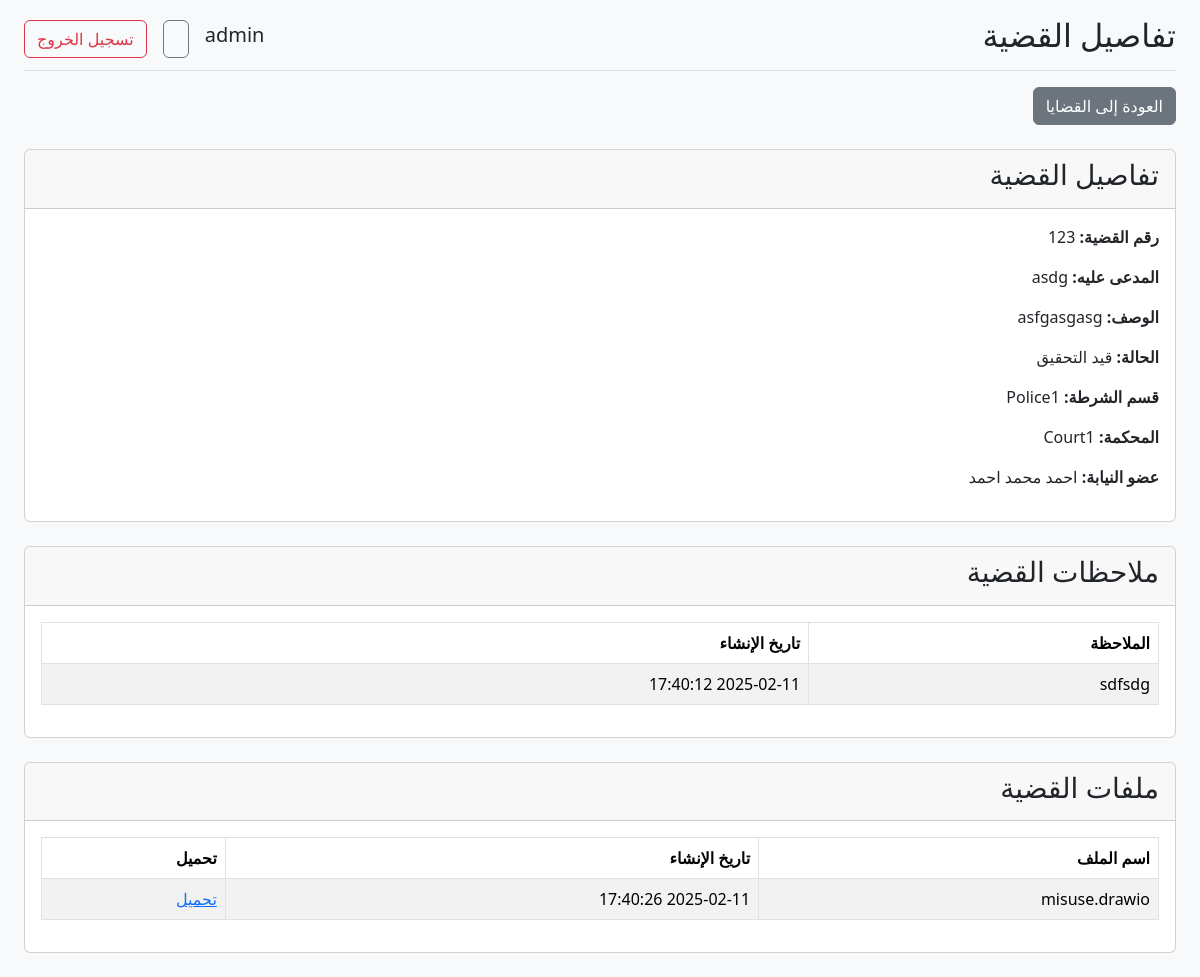
Page /admin/case_details.php?id=4 (signed in) on the committed database.
### tables this page shows
CREATE TABLE `cases` (
  `id` int(11) NOT NULL,
  `case_number` varchar(255) NOT NULL,
  `defendant` varchar(255) NOT NULL,
  `description` text NOT NULL,
  `status` varchar(50) NOT NULL,
  `verdict` text NOT NULL,
  `prosecutor_id` int(11) DEFAULT NULL
);

CREATE TABLE `police_departments` (
  `id` int(11) NOT NULL,
  `name` varchar(255) NOT NULL,
  `location` varchar(255) NOT NULL
);

CREATE TABLE `courts` (
  `id` int(11) NOT NULL,
  `name` varchar(255) NOT NULL,
  `location` varchar(255) NOT NULL
);

CREATE TABLE `notes` (
  `id` int(11) NOT NULL,
  `text` text NOT NULL,
  `case_id` int(11) NOT NULL,
  `prosecutor_id` int(11) NOT NULL,
  `created_at` timestamp NOT NULL DEFAULT current_timestamp()
);

CREATE TABLE `files` (
  `id` int(11) NOT NULL,
  `file_name` text NOT NULL,
  `file_path` text NOT NULL,
  `case_id` int(11) NOT NULL,
  `prosecutor_id` int(11) NOT NULL,
  `created_at` timestamp NOT NULL DEFAULT current_timestamp()
);

### admin/case_details.php (the view, shortened to what this page needs)
<?php
require_once('../logger.php');
$case_id = isset($_GET['id']) ? intval($_GET['id']) : 0;
$case = $conn->query("SELECT cases.case_number, cases.defendant, cases.description, cases.status,
                             police_departments.name AS police_department, courts.name AS court,
                             CONCAT(prosecutor.first_name, ' ', prosecutor.second_name, ' ', prosecutor.last_name) AS prosecutor
                      FROM cases
                      JOIN case_assignments ON cases.id = case_assignments.case_id
                      JOIN police_departments ON case_assignments.police_department_id = police_departments.id
                      JOIN courts ON case_assignments.court_id = courts.id
                      JOIN prosecutor ON cases.prosecutor_id = prosecutor.id
                      WHERE cases.id = $case_id");
$case_details = $case->fetch_assoc();
$notes_query = $conn->query("SELECT * FROM notes WHERE case_id = $case_id ORDER BY created_at DESC");
$notes = [];
if ($notes_query) {
  while ($row = $notes_query->fetch_assoc()) {
    $notes[] = $row;
  }
}
$files_query = $conn->query("SELECT * FROM files WHERE case_id = $case_id ORDER BY created_at DESC");
$files = [];
if ($files_query) {
  while ($row = $files_query->fetch_assoc()) {
    $files[] = $row;
  }
}
?>
<!DOCTYPE html>
<html lang="ar" dir="rtl">
<head>
  <link rel="stylesheet" href="https://cdn.jsdelivr.net/npm/bootstrap@5.3.3/dist/css/bootstrap.rtl.min.css">
</head>
<body class="bg-light h-100">
  <div class="container-fluid h-100">
    <div class="row h-100">
      <main class="col-md-12 ms-sm-auto col-lg-12 px-md-4">
        <div class="d-flex justify-content-between flex-wrap flex-md-nowrap align-items-center pt-3 pb-2 mb-3 border-bottom">
          <h1 class="h2">تفاصيل القضية</h1>
          <?php include '../_navbar_contents.php' ?>
        </div>
        <div class="mb-3">
          <a href="/laila1/admin" class="btn btn-secondary">العودة إلى القضايا</a>
        </div>
        <div class="card my-4">
          <div class="card-header">
            <h3>تفاصيل القضية</h3>
          </div>
          <div class="card-body">
            <p><strong>رقم القضية:</strong> <?php echo htmlspecialchars($case_details['case_number']); ?></p>
            <p><strong>المدعى عليه:</strong> <?php echo htmlspecialchars($case_details['defendant']); ?></p>
            <p><strong>الوصف:</strong> <?php echo htmlspecialchars($case_details['description']); ?></p>
            <p><strong>الحالة:</strong> <?php echo htmlspecialchars($case_details['status']); ?></p>
            <p><strong>قسم الشرطة:</strong> <?php echo htmlspecialchars($case_details['police_department']); ?></p>
            <p><strong>المحكمة:</strong> <?php echo htmlspecialchars($case_details['court']); ?></p>
            <p><strong>عضو النيابة:</strong> <?php echo htmlspecialchars($case_details['prosecutor']); ?></p>
          </div>
        </div>
        <div class="card my-4">
          <div class="card-header d-flex justify-content-between align-items-center">
            <h3>ملاحظات القضية</h3>
          </div>
          <div class="card-body">
            <?php if (count($notes) > 0) : ?>
              <div class="table-responsive">
                <table class="table table-striped table-bordered">
                  <thead>
                    <tr>
                      <th>الملاحظة</th>
                      <th>تاريخ الإنشاء</th>
                    </tr>
                  </thead>
                  <tbody>
                    <?php foreach ($notes as $note) : ?>
                      <tr>
                        <td><?php echo htmlspecialchars($note['text']); ?></td>
                        <td><?php echo htmlspecialchars($note['created_at']); ?></td>
                      </tr>
                    <?php endforeach; ?>
                  </tbody>
                </table>
              </div>
            <?php else : ?>
              <p>لا توجد ملاحظات لهذه القضية.</p>
            <?php endif; ?>
          </div>
        </div>
        <div class="card my-4">
          <div class="card-header d-flex justify-content-between align-items-center">
            <h3>ملفات القضية</h3>
          </div>
          <div class="card-body">
            <?php if (count($files) > 0) : ?>
              <div class="table-responsive">
                <table class="table table-striped table-bordered">
                  <thead>
                    <tr>
                      <th>اسم الملف</th>
                      <th>تاريخ الإنشاء</th>
                      <th>تحميل</th>
                    </tr>
                  </thead>
                  <tbody>
                    <?php foreach ($files as $file) : ?>
                      <tr>
                        <td><?php echo htmlspecialchars($file['file_name']); ?></td>
                        <td><?php echo htmlspecialchars($file['created_at']); ?></td>
                        <td>
                          <a href="<?php echo htmlspecialchars($file['file_path']); ?>" download>تحميل</a>
                        </td>
                      </tr>
                    <?php endforeach; ?>
                  </tbody>
                </table>
              </div>
            <?php else : ?>
              <p>لا توجد ملفات لهذه القضية.</p>
            <?php endif; ?>
          </div>
        </div>
      </main>
    </div>
  </div>
</body>
</html>

### admin/case_details.php (style rules this page uses)
html, body { height: 100%; }

### rows in the picture
cases: case_number "123", defendant "asdg", description "asfgasgasg", status "قيد التحقيق", police_departments.name "Police1", courts.name "Court1"
notes: text "sdfsdg", created_at "2025-02-11 17:40:12"
files: file_name "misuse.drawio", created_at "2025-02-11 17:40:26"

### other values in the picture
$_SESSION['username'] "admin"
$case_details['prosecutor'] "احمد محمد احمد"
